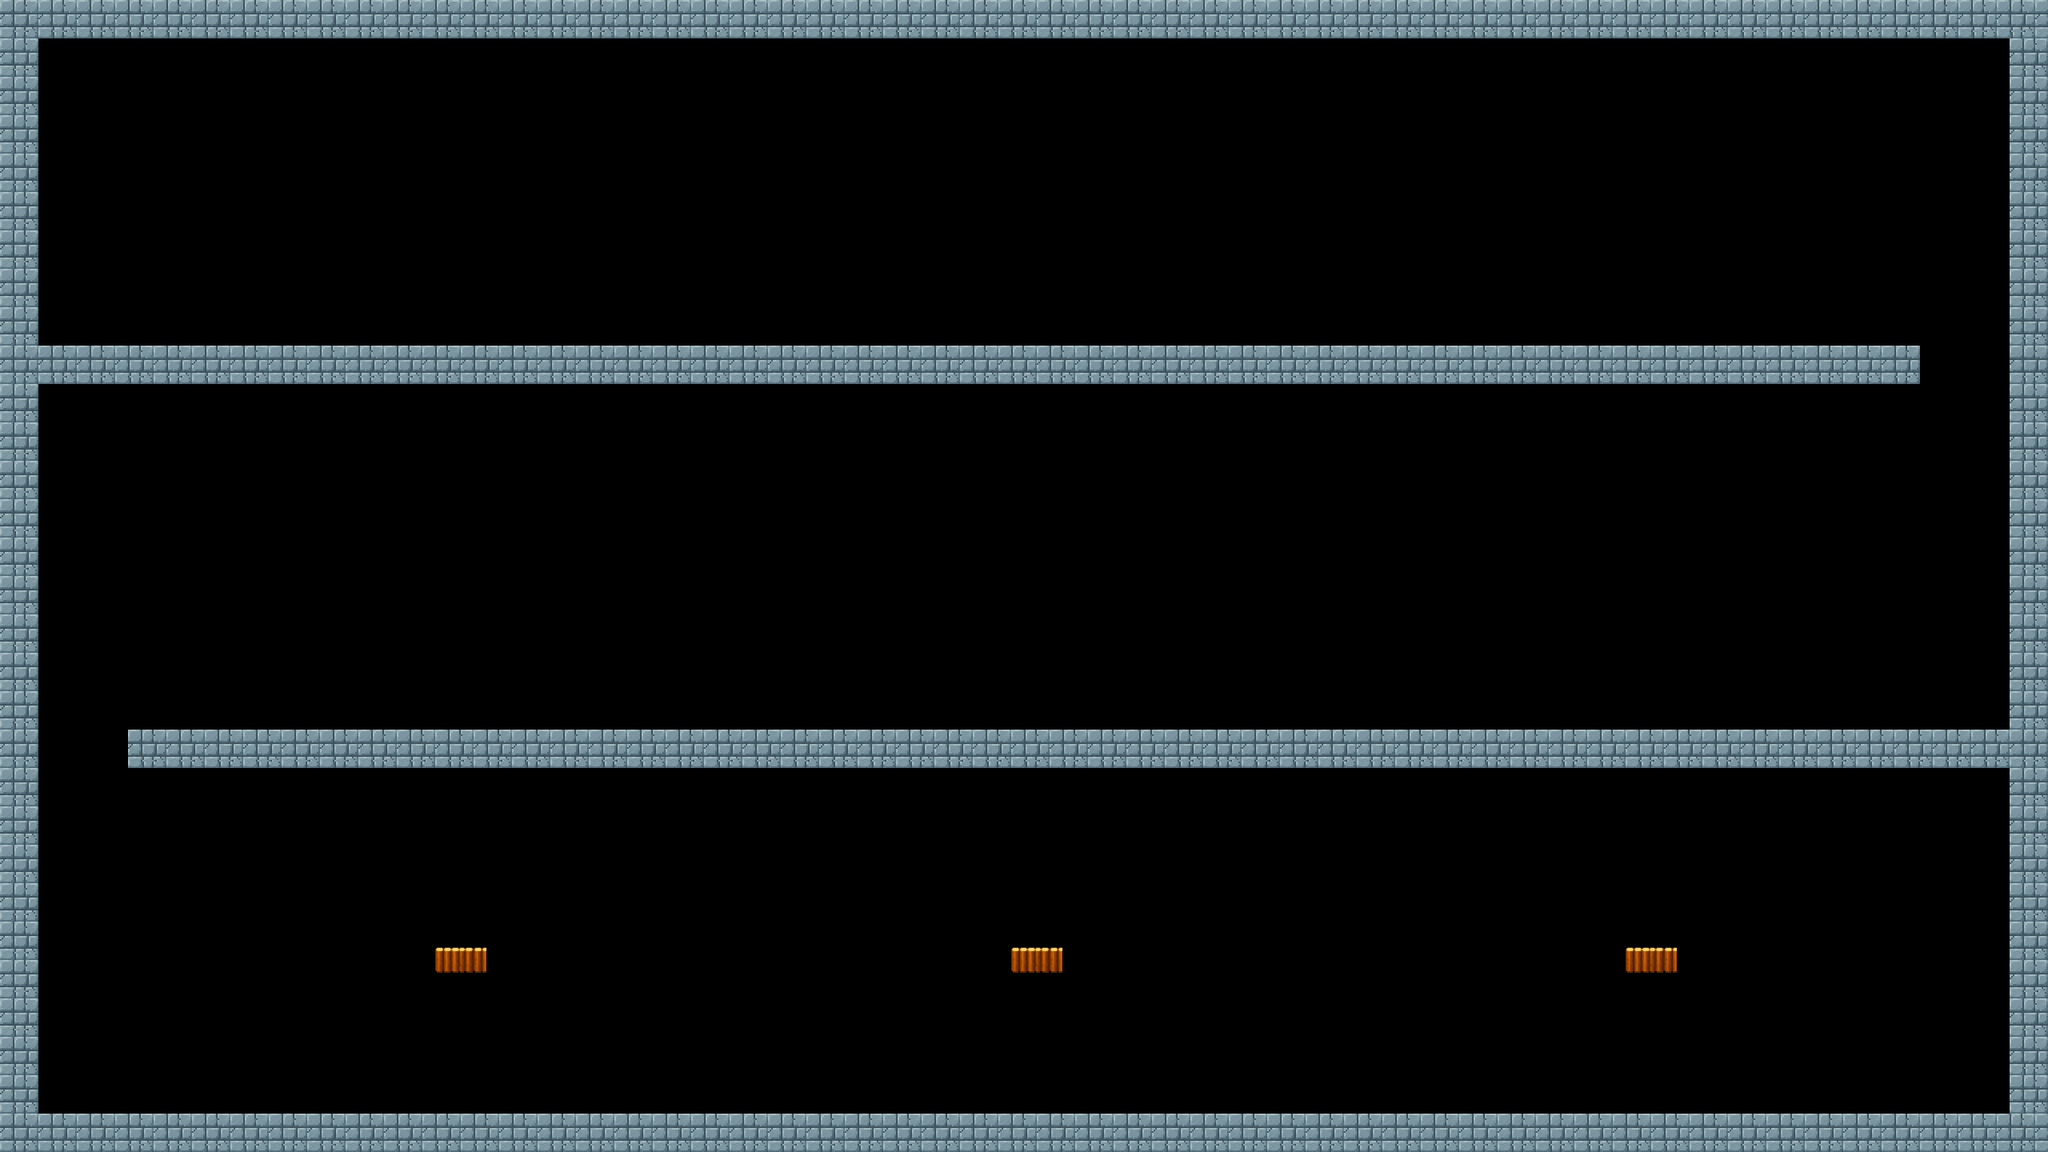

A level layout from a 2D game, rendered from its tile map. Below: a short description, then the map file with tile-grid data replaced by summaries:
An orthogonal 160x90 tile map with 16x16 px tiles, 1 tile layer (Tile Layer 1) and 29 objects (7x Enemy, 7x SummerTraps, 3x Chest, 3x Platform, 2x Portal, ...).

<map version="1.10" tiledversion="1.11.2" orientation="orthogonal" renderorder="right-down" width="160" height="90" tilewidth="16" tileheight="16" infinite="0" nextlayerid="4" nextobjectid="35">
 <tileset firstgid="1" source="summer terrain.tsx" />
 <layer id="1" name="Tile Layer 1" width="160" height="90">
  <data>[14400 cells, 2370 non-empty, 15 distinct tile ids]</data>
 </layer>
 <objectgroup id="2" name="SpawnPoint">
  <object id="1" name="Acid Lion" type="Enemy" x="1488" y="1264" width="231" height="128">
   <properties>
    <property name="firingRangeInTiles" type="float" value="40" />
   </properties>
  </object>
  <object id="2" name="SandPortal" type="Portal" x="96" y="368" width="64" height="64">
   <properties>
    <property name="isStartingPortal" type="bool" value="true" />
   </properties>
  </object>
  <object id="3" name="SandPortal" type="Portal" x="2432" y="1328" width="64" height="64">
   <properties>
    <property name="isStartingPortal" type="bool" value="false" />
   </properties>
  </object>
  <object id="4" name="Player" type="Player" x="224" y="368" width="64" height="64" />
  <object id="5" name="Saws" type="SummerTraps" x="720" y="400" width="64" height="64">
   <properties>
    <property name="isVerticalMovement" type="bool" value="false" />
    <property name="leftTile" type="float" value="15" />
    <property name="rightTile" type="float" value="15" />
    <property name="velocity" type="float" value="120" />
   </properties>
  </object>
  <object id="6" name="Saws" type="SummerTraps" x="1248" y="400" width="64" height="64">
   <properties>
    <property name="isVerticalMovement" type="bool" value="false" />
    <property name="leftTile" type="float" value="15" />
    <property name="rightTile" type="float" value="15" />
    <property name="velocity" type="float" value="120" />
   </properties>
  </object>
  <object id="7" name="Saws" type="SummerTraps" x="1808" y="400" width="64" height="64">
   <properties>
    <property name="isVerticalMovement" type="bool" value="false" />
    <property name="leftTile" type="float" value="15" />
    <property name="rightTile" type="float" value="15" />
    <property name="velocity" type="float" value="120" />
   </properties>
  </object>
  <object id="8" name="Saws" type="SummerTraps" x="1024" y="192" width="64" height="64">
   <properties>
    <property name="isVerticalMovement" type="bool" value="true" />
    <property name="leftTile" type="float" value="8" />
    <property name="rightTile" type="float" value="9" />
    <property name="velocity" type="float" value="100" />
   </properties>
  </object>
  <object id="10" name="Saws" type="SummerTraps" x="512" y="192" width="64" height="64">
   <properties>
    <property name="isVerticalMovement" type="bool" value="true" />
    <property name="leftTile" type="float" value="8" />
    <property name="rightTile" type="float" value="9" />
    <property name="velocity" type="float" value="120" />
   </properties>
  </object>
  <object id="11" name="Saws" type="SummerTraps" x="1552" y="192" width="64" height="64">
   <properties>
    <property name="isVerticalMovement" type="bool" value="true" />
    <property name="leftTile" type="float" value="8" />
    <property name="rightTile" type="float" value="9" />
    <property name="velocity" type="float" value="120" />
   </properties>
  </object>
  <object id="12" name="Saws" type="SummerTraps" x="2048" y="176" width="64" height="64">
   <properties>
    <property name="isVerticalMovement" type="bool" value="true" />
    <property name="leftTile" type="float" value="8" />
    <property name="rightTile" type="float" value="9" />
    <property name="velocity" type="float" value="100" />
   </properties>
  </object>
  <object id="13" name="Chubby Buck Tooth" type="Enemy" x="2048" y="848" width="64" height="64">
   <properties>
    <property name="negativeTile" type="float" value="18" />
    <property name="positiveTile" type="float" value="13" />
    <property name="velocity" type="float" value="120" />
   </properties>
  </object>
  <object id="14" name="Chubby Buck Tooth" type="Enemy" x="1568" y="848" width="64" height="64">
   <properties>
    <property name="negativeTile" type="float" value="18" />
    <property name="positiveTile" type="float" value="18" />
    <property name="velocity" type="float" value="120" />
   </properties>
  </object>
  <object id="15" name="Chubby Buck Tooth" type="Enemy" x="1152" y="848" width="64" height="64">
   <properties>
    <property name="negativeTile" type="float" value="18" />
    <property name="positiveTile" type="float" value="18" />
    <property name="velocity" type="float" value="120" />
   </properties>
  </object>
  <object id="16" name="Chubby Buck Tooth" type="Enemy" x="656" y="848" width="64" height="64">
   <properties>
    <property name="negativeTile" type="float" value="18" />
    <property name="positiveTile" type="float" value="18" />
    <property name="velocity" type="float" value="120" />
   </properties>
  </object>
  <object id="17" name="Two Skulled Bird" type="Enemy" x="1664" y="592" width="64" height="64">
   <properties>
    <property name="negativeTile" type="float" value="17" />
    <property name="positiveTile" type="float" value="17" />
    <property name="velocity" type="float" value="120" />
   </properties>
  </object>
  <object id="18" name="Two Skulled Bird" type="Enemy" x="912" y="592" width="64" height="64">
   <properties>
    <property name="negativeTile" type="float" value="17" />
    <property name="positiveTile" type="float" value="17" />
    <property name="velocity" type="float" value="120" />
   </properties>
  </object>
  <object id="19" name="SandCastle" type="Chest" x="1344" y="368" width="64" height="64">
   <properties>
    <property name="SpriteAmount" type="int" value="4" />
    <property name="isEmpty" type="bool" value="true" />
   </properties>
  </object>
  <object id="20" name="SandCastle" type="Chest" x="256" y="848" width="64" height="64">
   <properties>
    <property name="SpriteAmount" type="int" value="4" />
    <property name="isEmpty" type="bool" value="true" />
   </properties>
  </object>
  <object id="21" name="SandCastle" type="Chest" x="1008" y="1328" width="64" height="64">
   <properties>
    <property name="SpriteAmount" type="int" value="4" />
    <property name="isEmpty" type="bool" value="false" />
   </properties>
  </object>
 </objectgroup>
 <objectgroup id="3" name="Collision">
  <object id="22" type="Platform" x="2032" y="1184" width="64" height="32" />
  <object id="24" type="Platform" x="1264" y="1184" width="64" height="32" />
  <object id="25" x="0" y="1392" width="2560" height="48" />
  <object id="26" x="2512" y="0" width="48" height="1392" />
  <object id="27" x="0" y="0" width="2512" height="48" />
  <object id="28" x="0" y="48" width="48" height="1344" />
  <object id="30" type="Platform" x="544" y="1184" width="64" height="32" />
  <object id="31" x="48" y="432" width="2352" height="48" />
  <object id="34" x="160" y="912" width="2352" height="48" />
 </objectgroup>
</map>